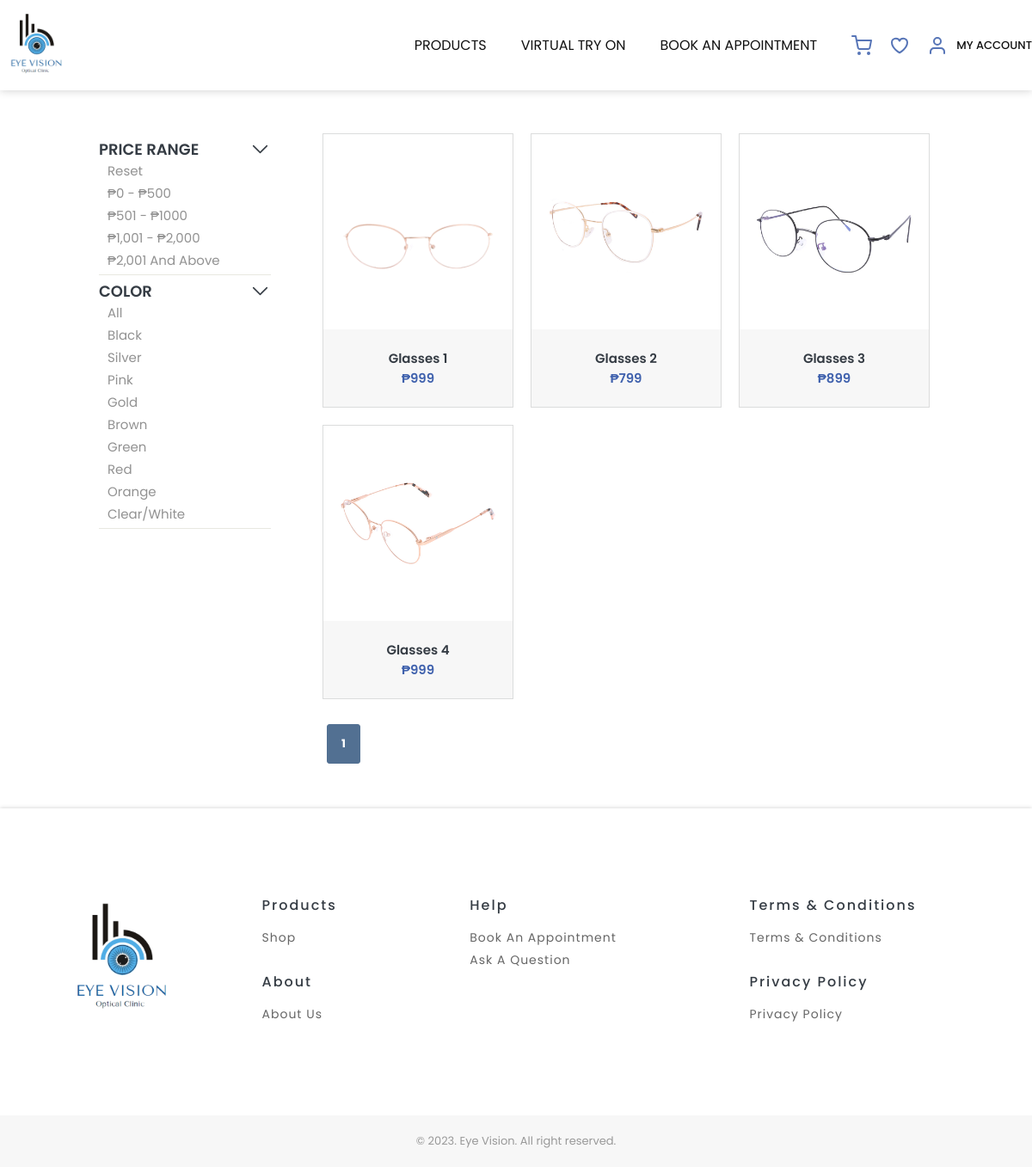
The page /shop/products.php?category=Glasses on the database its author committed.
### tables this page shows
CREATE TABLE `logo` (
  `id` int(11) NOT NULL,
  `Image` text NOT NULL
);

CREATE TABLE `products` (
  `ID` varchar(10) NOT NULL,
  `Name` varchar(100) NOT NULL,
  `Price` varchar(5) NOT NULL,
  `Color` varchar(20) NOT NULL,
  `Category` varchar(50) NOT NULL,
  `Description` text NOT NULL,
  `Stock` int(11) NOT NULL,
  `Image` text NOT NULL
);

### shop/products.php (the view, shortened to what this page needs)
<?php
include '../db_connection.php';
mysqli_select_db($con, 'product');
$filter_category = isset($_GET['category']) ? $_GET['category'] : '';
$limit = 6;
if (isset($_GET['page'])) {
    $page_number = $_GET['page'];
} else {
    $page_number = 1;
}
$initial_page = ($page_number - 1) * $limit;
$sql = "SELECT * FROM products";
if (!empty($filter_category)) {
    $sql .= " WHERE Category = '$filter_category'";
}
$sql .= " LIMIT $initial_page, $limit";
$result = mysqli_query($con, $sql);
?>
<!DOCTYPE html>
<html lang="en">
<head>
    <link rel="stylesheet" href="../styles/global.css?v=4" />
    <link rel="stylesheet" href="../styles/product.css?v=5" />
</head>
<body>
    <section id="navigation-bar">
        <div class="navbar">
            <div>
                <a href="index.php" class="logo">
                    <?php
                        mysqli_select_db($con, 'cms');
                        $getLogo = "SELECT * FROM logo WHERE id = '1'";
                        $logo = mysqli_query($con, $getLogo);
                        while ($row = mysqli_fetch_array($logo)){
                            $image = $row['Image'];
                            echo "<img src='../public/images/$image' alt='Logo' height='85px'>";
                        }
                    ?>
                </a>
            </div>
            <div class="nav-items">
                <div class="dropdown">
                    <a>Products</a>
                        <?php
                            mysqli_select_db($con, 'product');
                        ?>
                </div>
                <a href="virtual-try-on.php">Virtual Try On</a>
                <a href="appointment.php">Book an Appointment</a>
                <div class="svg-items">
                    <a href="cart.php" class="dropbtn cart">
                    </a>
                    <a href="wishlist.php" class="dropbtn wishlist">
                    </a>
                    <div class="dropdown">
                        <div class="dropbtn">
                            <p id="user">My Account</p>
                        </div>
                    </div>
                </div>
            </div>
        </div>
    </section>
    <section class="product-container">
        <div class="product-content">
            <div class="sidebar">
                <div class="sidebar-item">
                    <div onclick="filterHandler(this)" class="category">
                        <h2 class="dark-text">Price range</h2>
                        <div>
                            <svg xmlns="http://www.w3.org/2000/svg" viewBox="0 0 24 24" width="25" fill="currentColor"
                                stroke-width="1.5">
                                <path fill-rule="evenodd"
                                    d="M11.47 7.72a.75.75 0 011.06 0l7.5 7.5a.75.75 0 11-1.06 1.06L12 9.31l-6.97 6.97a.75.75 0 01-1.06-1.06l7.5-7.5z"
                                    clip-rule="evenodd" />
                            </svg>
                        </div>
                    </div>
                    <div class="category-items" id="category-items">
                        <a href="products.php?category=<?php echo $filter_category; ?>">Reset</a>
                        <a href="products.php?min_price=0&max_price=500&category=<?php echo $filter_category; ?>">₱0 -
                            ₱500</a>
                        <a href="products.php?min_price=501&max_price=1000&category=<?php echo $filter_category; ?>">₱501
                            - ₱1000</a>
                        <a href="products.php?min_price=1001&max_price=2000&category=<?php echo $filter_category; ?>">₱1,001
                            - ₱2,000</a>
                        <a href="products.php?min_price=2001&category=<?php echo $filter_category; ?>">₱2,001 and
                            above</a>
                    </div>
                </div>
                <div class="sidebar-item">
                    <div onclick="filterHandler(this)" class="category">
                        <h2 class="dark-text">Color</h2>
                        <div>
                            <svg xmlns="http://www.w3.org/2000/svg" viewBox="0 0 24 24" width="25" fill="currentColor"
                                stroke-width="1.5">
                                <path fill-rule="evenodd"
                                    d="M11.47 7.72a.75.75 0 011.06 0l7.5 7.5a.75.75 0 11-1.06 1.06L12 9.31l-6.97 6.97a.75.75 0 01-1.06-1.06l7.5-7.5z"
                                    clip-rule="evenodd" />
                            </svg>
                        </div>
                    </div>
                    <div class="category-items-long" id="category-items">
                        <a href="products.php?category=<?php echo $filter_category; ?>">All</a>
                        <a href="products.php?color=Black&category=<?php echo $filter_category; ?>">Black</a>
                        <a href="products.php?color=Silver&category=<?php echo $filter_category; ?>">Silver</a>
                        <a href="products.php?color=Pink&category=<?php echo $filter_category; ?>">Pink</a>
                        <a href="products.php?color=Gold&category=<?php echo $filter_category; ?>">Gold</a>
                        <a href="products.php?color=Brown&category=<?php echo $filter_category; ?>">Brown</a>
                        <a href="products.php?color=Green&category=<?php echo $filter_category; ?>">Green</a>
                        <a href="products.php?color=Red&category=<?php echo $filter_category; ?>">Red</a>
                        <a href="products.php?color=Orange&category=<?php echo $filter_category; ?>">Orange</a>
                        <a href="products.php?color=Clear/white&category=<?php echo $filter_category; ?>">
                            Clear/white
                        </a>
                    </div>
                </div>
            </div>
            <div class="products">
                <div class="product-items-container">
                    <div class="product-items">
                        <?php while ($row = mysqli_fetch_array($result)){ ?>
                        <a href="item.php?product-id=<?php echo $row['ID']?>" class="product-item">
                            <div class=" product-image">
                                <img src="../public/images/<?php echo $row['Image']?>" alt="<?php echo $row['Name']?>"
                                    height="220" />
                            </div>
                            <div class="product-details">
                                <h3 class="dark-text"><?php echo $row['Name']?></h3>
                                <p>₱<?php echo $row['Price']?></p>
                            </div>
                        </a>
                        <?php } ?>
                    </div>
                </div>
                <div class="pagination">
                    <div>
                        <?php
                            $getQuery = "SELECT COUNT(*) FROM products WHERE Category = '$filter_category'";
                            $result = mysqli_query($con, $getQuery);
                            $row = mysqli_fetch_row($result);
                            $total_rows = $row[0];
                            echo '<br>';
                            $total_pages = ceil($total_rows / $limit);
                            $pageURL = '';
                            for ($curpage = 1; $curpage <= $total_pages; $curpage++) {
                                if ($curpage == $page_number) {
                                    $pageURL .= "<a class='active' href='products.php?category=$filter_category&page=" . $curpage . "'>" . $curpage . ' </a>';
                                } else {
                                    $pageURL .= "<a href='products.php?category=$filter_category&page=" . $curpage . "'>" . $curpage . ' </a>';
                                }
                            }
                            echo $pageURL;
                        ?>
                    </div>
                </div>
            </div>
        </div>
    </section>
    <footer>
        <div class="container">
            <div class="footer-content">
                <div class="footer-logo">
                    <a href="index.php">
                        <?php
                        mysqli_select_db($con, 'cms');
                        $getLogo = "SELECT * FROM logo WHERE id = '1'";
                        $logo = mysqli_query($con, $getLogo);
                        while ($row = mysqli_fetch_array($logo)){
                            $image = $row['Image'];
                            echo "<img src='../public/images/$image' alt='Logo' height='150'>";
                        }
                    ?> </a>
                </div>
                <div class="two-column">
                    <div>
                        <h3 class="dark-text">Products</h3>
                        <div class="footer-item">
                            <a href="index.php">Shop</a>
                        </div>
                    </div>
                    <div>
                        <h3 class="dark-text">About</h3>
                        <div class="footer-item">
                            <a href="../about.php">About Us</a>
                        </div>
                    </div>
                </div>
                <div>
                    <h3 class="dark-text">Help</h3>
                    <div class="footer-item">
                        <a href="appointment.php">Book an appointment</a>
                        <a href="../contact.php">Ask a question</a>
                    </div>
                </div>
                <div class="two-column">
                    <div>
                        <h3 class="dark-text">Terms & Conditions</h3>
                        <div class="footer-item">
                            <a href="">Terms & Conditions</a>
                        </div>
                    </div>
                    <div>
                        <h3 class="dark-text">Privacy Policy</h3>
                        <div class="footer-item">
                            <a href="">Privacy Policy</a>
                        </div>
                    </div>
                </div>
            </div>
        </div>
    </footer>
    <div class="footer-bottom">
        <div class="footer-container">
            <p>© 2023. Eye Vision. All right reserved.</p>
        </div>
    </div>
</body>
</html>

### styles/global.css (style rules this page uses)
html { scroll-behavior: smooth; }
body { margin: 0; color: #353c44; font-family: "Poppins", sans-serif; background-color: white; font-size: 16px; }
p, h1, h2, h3, h4, h5, h6 { margin: 0; }
.container { max-width: 1336px; margin: auto; padding: 100px 0; }
.product-container { max-width: 970px; margin: auto; padding: 50px 0; }
a { text-decoration: none; color: #111111; font-weight: 400; padding: 0; text-transform: uppercase; }
::placeholder { color: #999999; opacity: 1; }
.logo { line-height: 0; display: flex; align-items: center; }
#navigation-bar { position: sticky; z-index: 30; top: 0; background-color: white; width: 100%; box-shadow: 0px 0px 10px 0px rgba(0, 0, 0, 0.2); }
.navbar { padding: 10px 0; display: flex; justify-content: space-between; align-items: center; max-width: 1336px; margin: auto; background-color: white; }
.logo { font-size: 20px; letter-spacing: 5px; }
.nav-items { display: flex; align-items: center; gap: 40px; position: relative; }
.dropbtn { align-items: center; border: none; display: flex; font-size: 13px; gap: 10px; }
#user { color: #111111 !important; text-transform: uppercase; }
.dropdown { position: relative; display: inline-block; }
.svg-items { display: flex; font-size: 13px; gap: 20px; align-items: center; color: white; font-weight: 500; }
footer { box-shadow: 0px 0px 5px 0px rgba(0, 0, 0, 0.2); }
.footer-content { display: inline-grid; gap: 20px; width: 100%; grid-template-columns: auto auto auto auto; }
.footer-content h3 { font-weight: 500; font-size: 16px; letter-spacing: 2px; color: #111111; }
.footer-item { display: flex; flex-direction: column; margin-top: 15px; gap: 5px; }
.footer-logo { display: flex; justify-content: center; }
.two-column { display: inline-grid; gap: 20px; width: 100%; grid-template-columns: auto; }
.footer-item a { color: #666666; font-weight: 400; text-transform: capitalize; letter-spacing: 1px; font-size: 14px; }
footer h3, p { cursor: default; }
.footer-bottom { background-color: #f7f7f7; }
.footer-container { max-width: 1336px; margin: auto; padding: 20px 0; color: #999999; font-size: 13px; text-align: center; }
.pagination { display: flex; justify-content: space-between; align-items: end; }
.pagination a { font-weight: bold; font-size: 13px; color: black; float: left; padding: 12px 16px; text-decoration: none; border: 1px solid #527092; border-radius: 3px; margin: 2px 5px; }
.pagination a.active { background-color: #527092; color: white; }
.cart, .wishlist { position: relative; }

### styles/product.css (style rules this page uses)
.product-content { display: inline-grid; grid-template-columns: auto auto; gap: 60px; }
.sidebar { width: 200px; }
.sidebar-item { border-bottom: 1px solid #e8e8e1; padding: 5px 0; }
.sidebar-item h2 { cursor: pointer; font-weight: 600; font-size: 18px; text-transform: uppercase; }
.category { display: flex; justify-content: space-between; align-items: center; cursor: pointer; }
.category svg { display: flex; justify-content: space-between; align-items: center; rotate: 180deg; transition: all 0.5s ease-in-out; }
.category-items { display: flex; flex-direction: column; max-height: 130px; overflow: hidden; transition: max-height 0.5s ease-in-out; padding: 0 10px; gap: 3px; }
.category-items-long { display: flex; flex-direction: column; max-height: 300px; overflow: hidden; transition: max-height 0.5s ease-in-out; padding: 0 10px; gap: 3px; }
.category-items a, .category-items-long a { color: #929292; font-size: 15px; text-transform: capitalize; }
.product-items { display: inline-grid; grid-template-columns: auto auto auto; gap: 20px; }
.product-items-container { height: 660px !important; }
.product-item { line-height: normal; border: 1px solid #dbdcdc; text-align: center; margin: auto; position: relative; }
.product-image { width: 100%; height: 100%; line-height: 0; position: relative; display: inline-block; }
.product-details { background-color: #f7f7f7; padding: 10px; margin: 0; height: 70px; display: flex; flex-direction: column; justify-content: center; }
.product-details h3 { font-size: 15px; font-weight: 600; text-transform: capitalize; }
.product-details p { font-size: 15px; font-weight: 600; color: #3f61ad; }
.wishlist { margin: auto; }

### rows shown on the page
logo: Image (picture)
products: Image (picture), Name "Glasses 1", Price "999"
products: Image (picture), Name "Glasses 2", Price "799"
products: Image (picture), Name "Glasses 3", Price "899"
products: Image (picture), Name "Glasses 4", Price "999"
